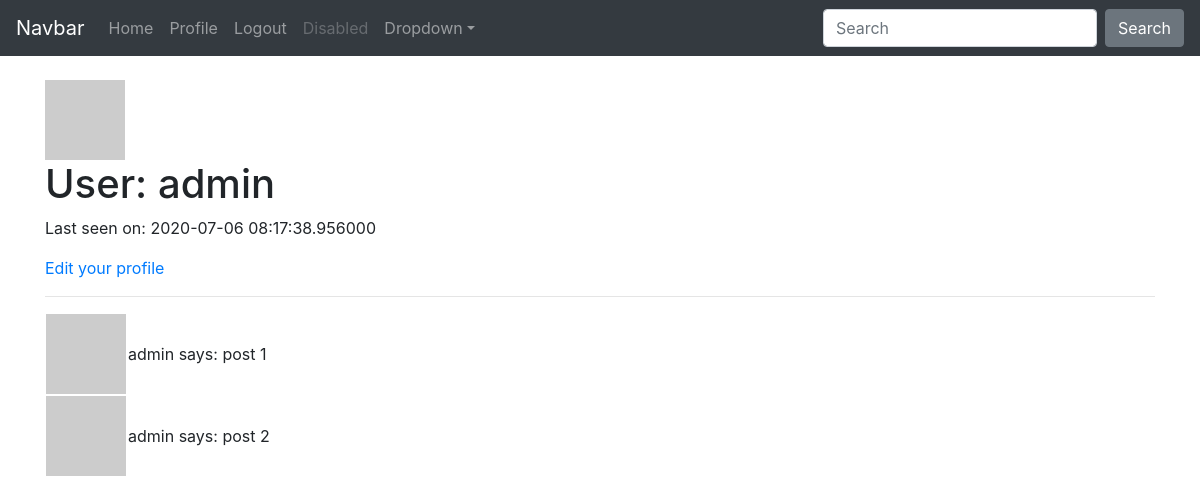
The page /user/admin (signed in) on the database as committed earlier.
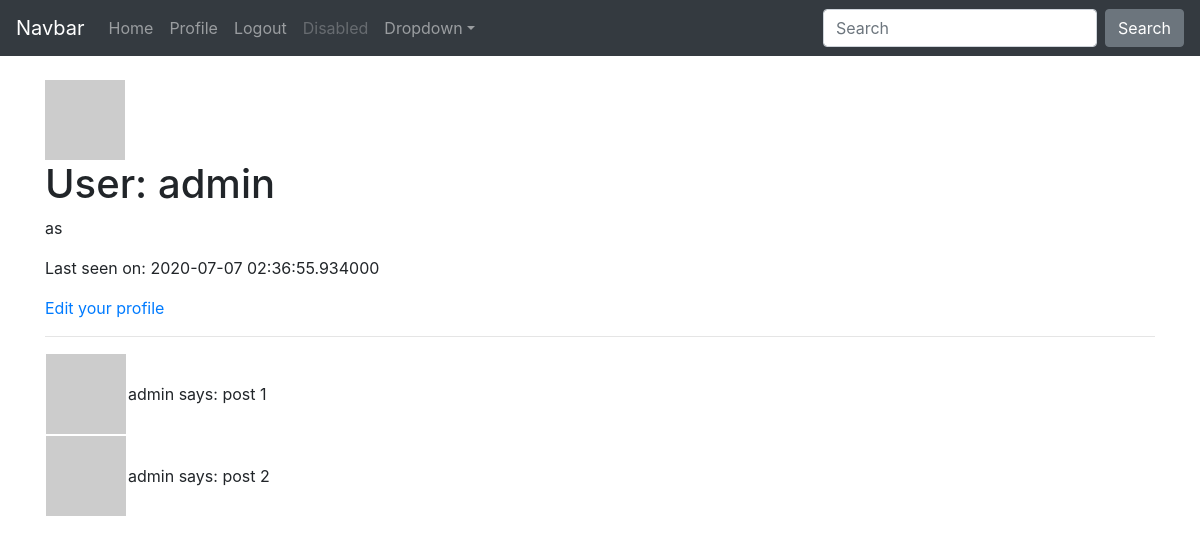
The same page on the database as committed later.
### app/models.py (models this page shows, shortened)
class User(UserMixin, db.Model):
    id = db.Column(db.Integer, primary_key=True)
    username = db.Column(db.String(64), index=True, unique=True)
    email = db.Column(db.String(120), index=True, unique=True)
    password_hash = db.Column(db.String(128))
    posts = db.relationship('Post', backref='author', lazy='dynamic')
    about_me = db.Column(db.String(140))
    last_seen = db.Column(db.DateTime, default=datetime.utcnow)
    def avatar(self, size):
        digest = md5(self.email.lower().encode('utf-8')).hexdigest()
        return 'https://www.gravatar.com/avatar/{}?d=mp&s={}'.format(digest, size)

### app/routes.py (the view)
@app.route('/user/<username>')
@login_required
def user(username):
    user = User.query.filter_by(username=username).first_or_404()
    posts = [
        {'author': user, 'body': 'post 1'},
        {'author': user, 'body': 'post 2'}
    ]
    return render_template('user.html', user=user, posts=posts)

### app/models.py (called while the page is built)
@login.user_loader
def load_user(id):
    return User.query.get(int(id))

### app/routes.py (called while the page is built)
@app.before_request
def before_request():
    if current_user.is_authenticated:
        current_user.last_seen = datetime.utcnow()
        db.session.commit()

### app/templates/user.html
{% extends "base.html" %}
{% block content %}
    <div>
      <img src="{{ user.avatar(128) }}" alt="" srcset="">
        <h1>
           User: {{ user.username }}
        </h1>
        {% if user.about_me %}<p>{{ user.about_me }}</p>{% endif %}
        {% if user.last_seen %}<p>Last seen on: {{ user.last_seen }}</p>{% endif %}
        <p>
          <a href="{{ url_for('edit_profile') }}">Edit your profile</a>
        </p>
        <hr>
        {% for post in posts %}
          {% include '_post.html' %}
        {% endfor %}
    </div>
{% endblock %}

### app/templates/base.html (shortened to what this page needs)
<!doctype html>
<html lang="en">
  <head>
    <link rel="stylesheet" href="https://stackpath.bootstrapcdn.com/bootstrap/4.5.0/css/bootstrap.min.css">
  </head>
  <body>
    <nav class="navbar navbar-expand-md navbar-dark bg-dark fixed-top">
        <a class="navbar-brand" href="#">Navbar</a>
        <div class="collapse navbar-collapse" id="navbarsExampleDefault">
          <ul class="navbar-nav mr-auto">
            <li class="nav-item">
              <a class="nav-link" href="{{ url_for('index') }}">Home <span class="sr-only">(current)</span></a>
            </li>
            {% if current_user.is_anonymous %}
            <li class="nav-item">
              <a class="nav-link" href="{{ url_for('login') }}">Login</a>
            </li>
            <li class="nav-item">
              <a class="nav-link" href="{{ url_for('register') }}">Register</a>
            </li>
            {% else %}
            <li class="nav-item">
              <a class="nav-link" href="{{ url_for('user', username=current_user.username) }}">Profile</a>
            </li>
            <li class="nav-item">
              <a class="nav-link" href="{{ url_for('logout') }}">Logout</a>
            </li>
            {% endif %}
            <li class="nav-item">
              <a class="nav-link disabled" href="#" tabindex="-1" aria-disabled="true">Disabled</a>
            </li>
            <li class="nav-item dropdown">
              <a class="nav-link dropdown-toggle" href="#" id="dropdown01" data-toggle="dropdown" aria-haspopup="true" aria-expanded="false">Dropdown</a>
            </li>
          </ul>
          <form class="form-inline my-2 my-lg-0">
            <input class="form-control mr-sm-2" type="text" placeholder="Search" aria-label="Search">
            <button class="btn btn-secondary my-2 my-sm-0" type="submit">Search</button>
          </form>
        </div>
      </nav>
      <main role="main" class="container">
        {% block content %}
        {% endblock %}
      </main>
  </body>
</html>

### app/templates/_post.html
<table>
<tr>
    <td>
    <img src="{{ user.avatar(36) }}" alt="" srcset="">
    </td>
    <td>
    {{ post.author.username }} says: {{ post.body }}
    </td>
</tr>
</table>

### app/templates/base.html (style rules this page uses)
body { padding-top: 5rem; }

Rows that differ between the two databases and show on the page:
changed User "admin": about_me (not shown) → "as"; last_seen "2020-07-06 08:17:38.956000" → "2020-07-07 02:36:55.934000"
